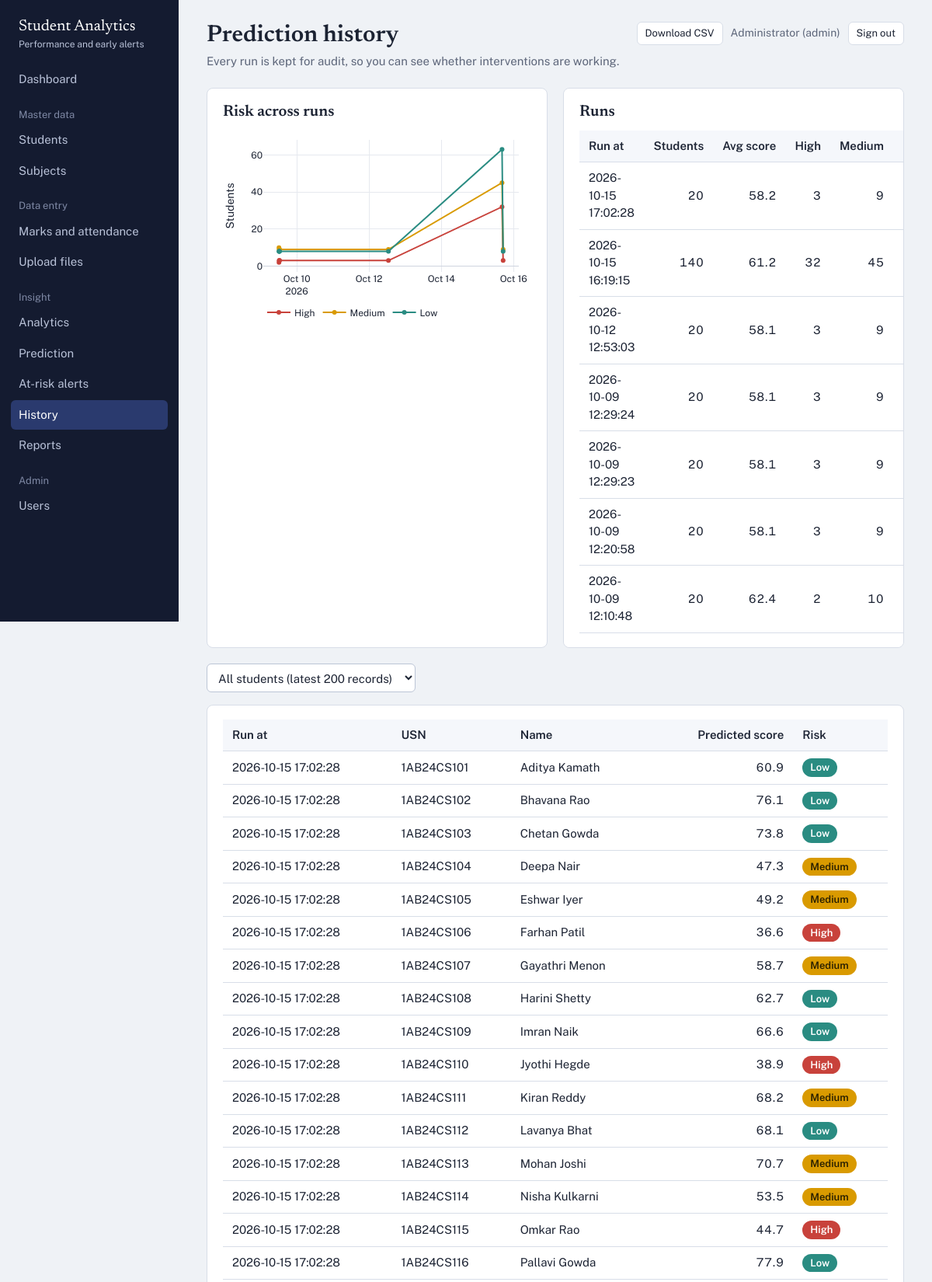
Screenshot of /history (signed in, upper part) with the database file from the repository.
### tables this page shows
CREATE TABLE users (
    user_id       INTEGER PRIMARY KEY AUTOINCREMENT,
    name          TEXT NOT NULL,
    email         TEXT NOT NULL UNIQUE,
    password_hash TEXT NOT NULL,
    role          TEXT NOT NULL DEFAULT 'teacher' CHECK (role IN ('admin','teacher')),
    created_at    TEXT NOT NULL DEFAULT (datetime('now'))
);

CREATE TABLE predictions (
    prediction_id   INTEGER PRIMARY KEY AUTOINCREMENT,
    student_id      INTEGER NOT NULL REFERENCES students(student_id) ON DELETE CASCADE,
    predicted_score REAL NOT NULL,
    risk_level      TEXT NOT NULL CHECK (risk_level IN ('Low','Medium','High')),
    predicted_at    TEXT NOT NULL
);

CREATE TABLE students (
    student_id INTEGER PRIMARY KEY AUTOINCREMENT,
    usn        TEXT NOT NULL UNIQUE,
    name       TEXT NOT NULL,
    gender     TEXT NOT NULL,
    semester   INTEGER NOT NULL CHECK (semester BETWEEN 1 AND 8),
    section    TEXT NOT NULL,
    email      TEXT
);

### app.py (the view)
@app.route("/history")
@login_required
def history():
    sid = request.args.get("student_id", type=int)
    return render_template("history.html", runs=repo.run_summary(),
                           records=repo.prediction_history(sid, limit=200), sid=sid,
                           students=repo.list_students())

### app.py (called while the page is built)
def csrf_token():
    if "csrf_token" not in session:
        session["csrf_token"] = secrets.token_hex(16)
    return session["csrf_token"]

@app.before_request
def load_user_and_check_csrf():
    uid = session.get("user_id")
    g.user = repo.get_user(uid) if uid else None
    if request.method == "POST":
        sent = request.form.get("csrf_token") or request.headers.get("X-CSRF-Token")
        if not sent or not secrets.compare_digest(sent, session.get("csrf_token", "")):
            abort(400, "Your session expired or the form was invalid. Go back and try again.")

@app.after_request
def security_headers(resp):
    resp.headers.setdefault("X-Content-Type-Options", "nosniff")
    resp.headers.setdefault("X-Frame-Options", "DENY")
    resp.headers.setdefault("Referrer-Policy", "same-origin")
    return resp

def login_required(view):
    @wraps(view)
    def wrapped(*args, **kwargs):
        if g.user is None:
            return redirect(url_for("login", next=request.path))
        return view(*args, **kwargs)
    return wrapped

### db.py (called while the page is built)
def get_db():
    if "db" not in g:
        path = current_app.config["DATABASE"]
        os.makedirs(os.path.dirname(path), exist_ok=True)
        g.db = sqlite3.connect(path)
        g.db.row_factory = sqlite3.Row
        g.db.execute("PRAGMA foreign_keys = ON")
    return g.db

def q(sql, args=(), one=False):
    cur = get_db().execute(sql, args)
    rows = cur.fetchall()
    cur.close()
    if one:
        return rows[0] if rows else None
    return rows

### repository.py (called while the page is built)
def get_user(user_id):
    return q("SELECT * FROM users WHERE user_id = ?", (user_id,), one=True)

def list_students(search="", semester=None, section=None):
    sql, args = "SELECT * FROM students WHERE 1=1", []
    if search:
        sql += " AND (name LIKE ? OR usn LIKE ?)"
        args += [f"%{search}%", f"%{search}%"]
    if semester:
        sql += " AND semester = ?"
        args.append(semester)
    if section:
        sql += " AND section = ?"
        args.append(section)
    return q(sql + " ORDER BY semester, section, name", args)

def run_summary():
    return q("""
        SELECT predicted_at, COUNT(*) AS students, ROUND(AVG(predicted_score),1) AS avg_score,
               SUM(risk_level='High') AS high, SUM(risk_level='Medium') AS medium,
               SUM(risk_level='Low') AS low
        FROM predictions GROUP BY predicted_at ORDER BY predicted_at""")

### templates/history.html (shortened to what this page needs)
{% extends "base.html" %}
{% block heading %}Prediction history{% endblock %}
{% block subtitle %}<p>Every run is kept for audit, so you can see whether interventions are working.</p>{% endblock %}
{% block actions %}<a class="btn small" href="{{ url_for('export', kind='history', fmt='csv') }}">Download CSV</a>{% endblock %}
{% block content %}
<div class="grid2">
  <section class="panel"><h2>Risk across runs</h2>
    {% if runs %}<div id="c-runs" class="chart" style="height:260px"></div>{% else %}<div class="empty">No runs yet.</div>{% endif %}</section>
  <section class="panel tablewrap"><h2>Runs</h2>
    {% if runs %}<table><thead><tr><th>Run at</th><th class="num">Students</th><th class="num">Avg score</th><th class="num">High</th><th class="num">Medium</th><th class="num">Low</th></tr></thead>
    <tbody>{% for r in runs|reverse %}<tr><td>{{ r.predicted_at }}</td><td class="num">{{ r.students }}</td><td class="num">{{ r.avg_score }}</td><td class="num">{{ r.high }}</td><td class="num">{{ r.medium }}</td><td class="num">{{ r.low }}</td></tr>{% endfor %}</tbody></table>
    {% else %}<p class="hint">Run a prediction from the dashboard to start the history.</p>{% endif %}</section>
</div>
<form class="filters" method="get">
  <select name="student_id" aria-label="Student" onchange="this.form.submit()">
    <option value="">All students (latest 200 records)</option>
  </select>
</form>
<div class="panel tablewrap">
{% if records %}
<table><thead><tr><th>Run at</th><th>USN</th><th>Name</th><th class="num">Predicted score</th><th>Risk</th></tr></thead>
<tbody>{% for r in records %}<tr><td>{{ r.predicted_at }}</td><td>{{ r.usn }}</td><td>{{ r.name }}</td><td class="num">{{ r.predicted_score }}</td><td><span class="badge {{ r.risk_level }}">{{ r.risk_level }}</span></td></tr>{% endfor %}</tbody></table>
{% else %}<div class="empty">No records to show.</div>{% endif %}
</div>
{% endblock %}

### templates/base.html (shortened to what this page needs)
<!doctype html>
<html lang="en">
<head>
<link rel="stylesheet" href="{{ url_for('static', filename='css/app.css') }}">
</head>
<body>
{% if g.user %}
<div class="shell">
  <aside class="side">
    <div class="brand">Student Analytics<small>Performance and early alerts</small></div>
    {% set ep = request.endpoint %}
    <nav aria-label="Main">
      <a href="{{ url_for('dashboard') }}" class="{{ 'on' if ep=='dashboard' }}">Dashboard</a>
      <div class="group">Master data</div>
      <a href="{{ url_for('students') }}" class="{{ 'on' if ep in ('students','student_form','student_detail') }}">Students</a>
      <a href="{{ url_for('subjects') }}" class="{{ 'on' if ep in ('subjects','subject_form') }}">Subjects</a>
      <div class="group">Data entry</div>
      <a href="{{ url_for('entry') }}" class="{{ 'on' if ep=='entry' }}">Marks and attendance</a>
      <a href="{{ url_for('upload') }}" class="{{ 'on' if ep=='upload' }}">Upload files</a>
      <div class="group">Insight</div>
      <a href="{{ url_for('analytics_page') }}" class="{{ 'on' if ep=='analytics_page' }}">Analytics</a>
      <a href="{{ url_for('prediction') }}" class="{{ 'on' if ep=='prediction' }}">Prediction</a>
      <a href="{{ url_for('alerts') }}" class="{{ 'on' if ep=='alerts' }}">At-risk alerts</a>
      <a href="{{ url_for('history') }}" class="{{ 'on' if ep=='history' }}">History</a>
      <a href="{{ url_for('reports_page') }}" class="{{ 'on' if ep=='reports_page' }}">Reports</a>
      {% if g.user.role == 'admin' %}
      <div class="group">Admin</div>
      <a href="{{ url_for('users') }}" class="{{ 'on' if ep=='users' }}">Users</a>
      {% endif %}
    </nav>
  </aside>
  <main class="main">
    <div class="top">
      <div>
        <h1>{% block heading %}{% endblock %}</h1>
        {% block subtitle %}{% endblock %}
      </div>
      <div class="who">
        {% block actions %}{% endblock %}
        <span>{{ g.user.name }} ({{ g.user.role }})</span>
        <form method="post" action="{{ url_for('logout') }}">
          <button class="btn small">Sign out</button>
        </form>
      </div>
    </div>
    {% block content %}{% endblock %}
  </main>
</div>
{% else %}
  {% block auth %}{% endblock %}
{% endif %}
</body>
</html>

### static/css/app.css (style rules this page uses)
:root { --ink:#1c2333; --muted:#5d667a; --paper:#eff2f6; --panel:#fff; --line:#d8dee8; --side:#141b30; --side-text:#b9c2d8; --primary:#26408b; --primary-soft:#e5eaf7; --low:#2a8c82; --med:#d99a00; --high:#c8423b; --unrated:#cfd5df; --serif:"Newsreader",Georgia,"Times New Roman",serif; --sans:"Public Sans",system-ui,-apple-system,"Segoe UI",sans-serif; }
* { box-sizing:border-box }
html { font-size:16px }
body { margin:0;background:var(--paper);color:var(--ink);font:15px/1.5 var(--sans) }
a { color:var(--primary) }
h1,h2,h3 { font-family:var(--serif);font-weight:600;line-height:1.2;margin:0 }
h1 { font-size:1.9rem }
h2 { font-size:1.25rem }
.shell { display:grid;grid-template-columns:230px 1fr;min-height:100vh }
.side { background:var(--side);color:var(--side-text);padding:22px 14px;position:sticky;top:0;height:100vh;overflow:auto }
.brand { font-family:var(--serif);font-size:1.25rem;color:#fff;padding:0 10px 18px;line-height:1.2 }
.brand small { display:block;font:12px var(--sans);color:var(--side-text);margin-top:4px }
.side nav a { display:block;color:var(--side-text);text-decoration:none;padding:8px 10px;border-radius:6px;margin:1px 0 }
.side nav a.on { background:#2a3a6e;color:#fff }
.side .group { margin:16px 10px 4px;font-size:13px;color:#7f89a5 }
.main { padding:28px clamp(16px,3vw,40px) 60px;min-width:0 }
.top { display:flex;justify-content:space-between;align-items:flex-start;gap:16px;flex-wrap:wrap;margin-bottom:22px }
.top p { margin:4px 0 0;color:var(--muted) }
.who { display:flex;align-items:center;gap:10px;font-size:14px;color:var(--muted);flex-wrap:wrap }
.who form { margin:0 }
.btn { display:inline-block;border:1px solid var(--line);background:#fff;color:var(--ink);padding:8px 14px;border-radius:6px;font:inherit;cursor:pointer;text-decoration:none }
.btn.small { padding:4px 10px;font-size:13px }
input,select { font:inherit;color:var(--ink);padding:8px 10px;border:1px solid #bcc5d6;border-radius:6px;background:#fff;max-width:100% }
.filters { display:flex;gap:10px;flex-wrap:wrap;margin-bottom:16px;align-items:center }
.panel { background:var(--panel);border:1px solid var(--line);border-radius:8px;padding:18px 20px;margin-bottom:20px }
.panel>h2 { margin-bottom:12px }
.grid2 { display:grid;grid-template-columns:repeat(auto-fit,minmax(min(380px,100%),1fr));gap:20px;margin-bottom:20px }
.grid2>.panel { margin:0;min-width:0 }
.chart { height:320px }
.tablewrap { overflow-x:auto }
table { border-collapse:collapse;width:100% }
th,td { text-align:left;padding:9px 12px;border-bottom:1px solid var(--line);vertical-align:middle }
th { font-weight:600;background:#f5f7fb;white-space:nowrap }
td.num,th.num { text-align:right;font-variant-numeric:tabular-nums }
.badge { display:inline-block;padding:2px 10px;border-radius:99px;font-size:13px;font-weight:600;color:#fff }
.badge.Low { background:var(--low) }
.badge.Medium { background:var(--med);color:#2b2100 }
.badge.High { background:var(--high) }

### rows the page displays
users: user.name "Administrator", user.role "admin"
predictions: predicted_at "2026-10-15 17:02:28", usn "1AB24CS101", name "Aditya Kamath", predicted_score "60.9", risk_level "Low"
predictions: predicted_at "2026-10-15 17:02:28", usn "1AB24CS102", name "Bhavana Rao", predicted_score "76.1", risk_level "Low"
predictions: predicted_at "2026-10-15 17:02:28", usn "1AB24CS103", name "Chetan Gowda", predicted_score "73.8", risk_level "Low"
predictions: predicted_at "2026-10-15 17:02:28", usn "1AB24CS104", name "Deepa Nair", predicted_score "47.3", risk_level "Medium"
predictions: predicted_at "2026-10-15 17:02:28", usn "1AB24CS105", name "Eshwar Iyer", predicted_score "49.2", risk_level "Medium"
predictions: predicted_at "2026-10-15 17:02:28", usn "1AB24CS106", name "Farhan Patil", predicted_score "36.6", risk_level "High"
predictions: predicted_at "2026-10-15 17:02:28", usn "1AB24CS107", name "Gayathri Menon", predicted_score "58.7", risk_level "Medium"
predictions: predicted_at "2026-10-15 17:02:28", usn "1AB24CS108", name "Harini Shetty", predicted_score "62.7", risk_level "Low"
predictions: predicted_at "2026-10-15 17:02:28", usn "1AB24CS109", name "Imran Naik", predicted_score "66.6", risk_level "Low"
predictions: predicted_at "2026-10-15 17:02:28", usn "1AB24CS110", name "Jyothi Hegde", predicted_score "38.9", risk_level "High"
predictions: predicted_at "2026-10-15 17:02:28", usn "1AB24CS111", name "Kiran Reddy", predicted_score "68.2", risk_level "Medium"
predictions: predicted_at "2026-10-15 17:02:28", usn "1AB24CS112", name "Lavanya Bhat", predicted_score "68.1", risk_level "Low"
predictions: predicted_at "2026-10-15 17:02:28", usn "1AB24CS113", name "Mohan Joshi", predicted_score "70.7", risk_level "Medium"
predictions: predicted_at "2026-10-15 17:02:28", usn "1AB24CS114", name "Nisha Kulkarni", predicted_score "53.5", risk_level "Medium"
predictions: predicted_at "2026-10-15 17:02:28", usn "1AB24CS115", name "Omkar Rao", predicted_score "44.7", risk_level "High"
predictions: predicted_at "2026-10-15 17:02:28", usn "1AB24CS116", name "Pallavi Gowda", predicted_score "77.9", risk_level "Low"

### other values shown
{{ r.predicted_at }} "2026-10-15 17:02:28" "2026-10-15 16:19:15" "2026-10-12 12:53:03" "2026-10-09 12:29:24" "2026-10-09 12:29:23" "2026-10-09 12:20:58" "2026-10-09 12:10:48"
{{ r.students }} "20" "140" "20" "20" "20" "20" "20"
{{ r.avg_score }} "58.2" "61.2" "58.1" "58.1" "58.1" "58.1" "62.4"
{{ r.high }} "3" "32" "3" "3" "3" "3" "2"
{{ r.medium }} "9" "45" "9" "9" "9" "9" "10"
